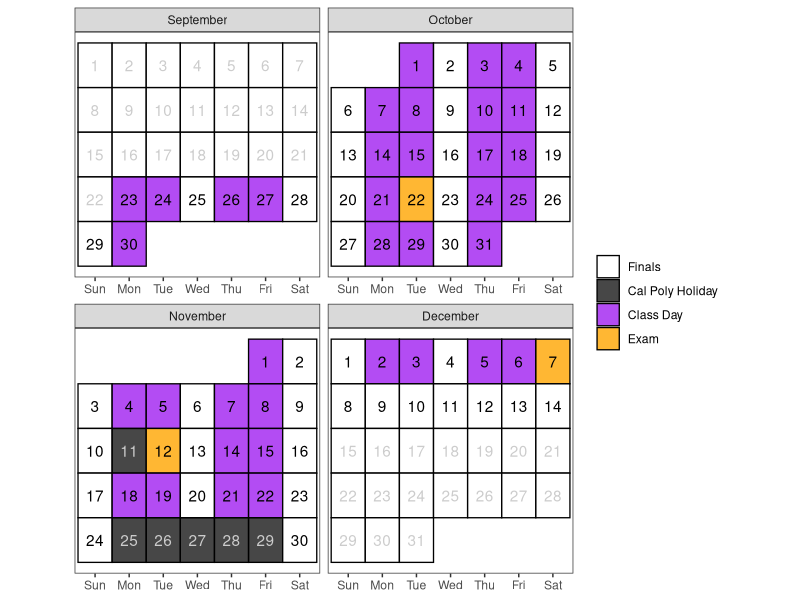
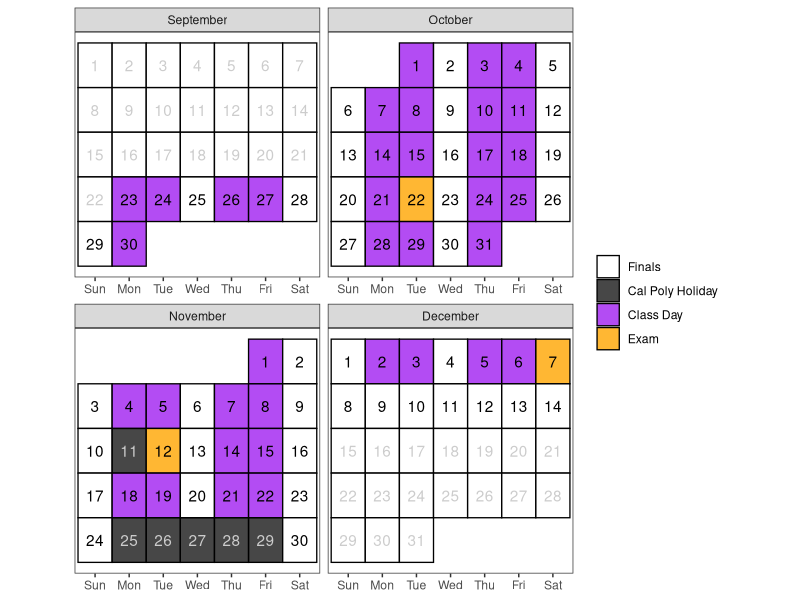
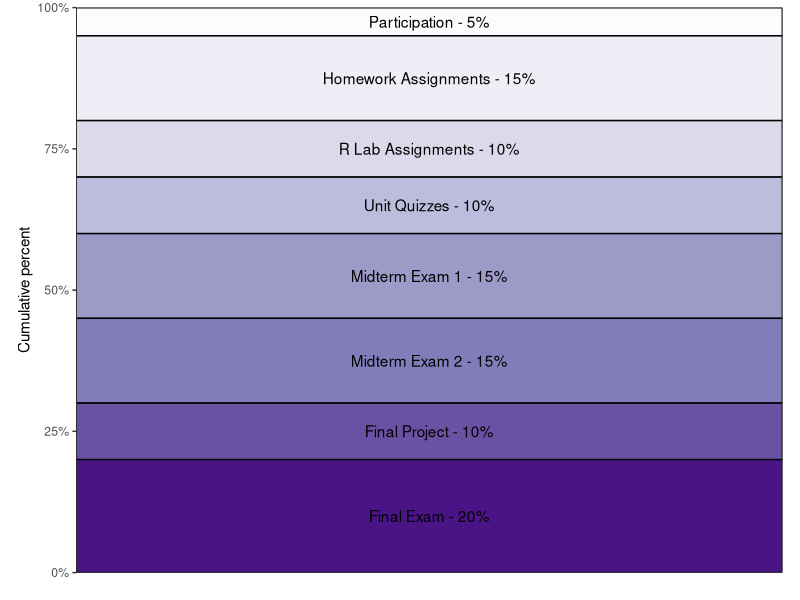

Source code (R) for these figures, in order:
## ---- chunk 1
#| include: false

library(tidyverse)

# Create a calendar for your syllabus ----
# Source: http://svmiller.com/blog/2020/08/a-ggplot-calendar-for-your-semester/

# 1) what is the first Day of the semester?
# Any number of ways to identify dates in R, but we'll use {lubridate} and the ymd() function here.
# Format: YYYYMMDD
semester_dates <- seq(ymd(20240923), ymd(20241214), by=1)
# Weekday(s) of class
class_wdays <- c("Mon", "Tue", "Thu", "Fri")

not_here_dates <- c(
  ymd("20241111"),
  ymd("20241125"),
  ymd("20241126"),
  ymd("20241127"),
  ymd("20241128"),
  ymd("20241129")
  # ymd("20230220")
  # Break
  # seq(ymd(20221120), ymd(20221124), by = 1)
  )

exam_dates <- c(ymd(20241022), 
                ymd(20241112),
                ymd(20241207)
                )

# project_dates <- c(ymd(20221104), ymd(20221205), ymd(20221209))
finals_week <- seq(ymd(20241207), ymd(20241213), by = 1)

# Custom function for treating the first day of the month as the first week 
# of the month up until the first Sunday 
# (unless Sunday was the start of the month)
wom <- function(date) {
    first <- wday(as.Date(paste(year(date), month(date), 1, sep = "-")))
    return((mday(date) + (first - 2)) %/% 7 + 1)
  }
# Create a data frame of dates, assign to Cal
Cal <- tibble(date = seq(ymd(20240901), ymd(20241231), by=1))  |>
  mutate(mon = lubridate::month(date, label = T, abbr = F),
         wkdy = weekdays(date, abbreviate = T),
         wkdy = fct_relevel(wkdy, "Sun", "Mon", "Tue", "Wed", "Thu","Fri","Sat"), # make sure Sunday comes first
         semester = date %in% semester_dates, 
         # project = date %in% project_dates,
         exams = date %in% exam_dates, # is it an exam?
         not_here = date %in% not_here_dates, # is it a day off?
         exam_wk = date %in% finals_week,
         day = lubridate::mday(date), 
         week = wom(date)
         ) |>
  mutate(category = case_when(
    # project ~ "Project",
    exams ~ "Exam",
    not_here ~ "Cal Poly Holiday",
    semester & wkdy %in% class_wdays & !not_here & !exam_wk | date == "2023-01-17" ~ "Class Day",
    semester ~ "Finals",
    TRUE ~ "NA"
  )
  )

class_cal <- Cal |> 
  ggplot(aes(wkdy, week)) +
  theme_bw() +
  theme(aspect.ratio = 1, 
        panel.grid.major.x = element_blank(),
        legend.position = "right",
        legend.title = element_blank(),
        axis.title.y = element_blank(), 
        axis.title.x = element_blank(),
        axis.ticks.y = element_blank(), 
        axis.text.y = element_blank()) +
  geom_tile(alpha=0.8, aes(fill=category), color="black", size=.45) +
  facet_wrap(~mon, scales = "free", ncol=2) +
  geom_text(aes(label = day, color = semester & (!not_here))) +
  # put your y-axis down, flip it, and reverse it
  scale_y_reverse(breaks=NULL) +
  # manually fill scale colors to something you like...
  scale_color_manual(values = c("FALSE" = "grey80", "TRUE" = "black"), guide = "none") + 
  scale_fill_manual(values=c("Class Day"="purple", 
                             "Finals"="white",
                             "Cal Poly Holiday" = "grey10",
                             "NA" = "white", # I like these whited out...
                             "Exam"="orange"),
                    #... but also suppress a label for a non-class semester day
                    breaks=c("Finals", "Cal Poly Holiday", "Class Day","Exam"))
class_cal

exam_days <- filter(Cal, category == "Exam") |>
  dplyr::mutate(topic = c("Midterm Exam 1",
                          "Midterm Exam 2",
                          "Common Final Exam"
                          ),
         time = c("In Class", 
                  "In Class",
                  "TBD"
                  )
         ) |>
  rowwise() |>
  mutate(sem_week = week(date),
         Date = paste(format(date, "%b %e"), sep = ",", collapse = ", "))

# project_days <- filter(Cal, category == "Project") |>
#   mutate(topic = c("Project Proposal Due", "Project Presentation Due", "Project Report Due"),
#          time = c("8pm", "8pm", "8pm")) |>
#   mutate(Date = format(date, "%b %e"),
#          sem_week = week(date))

class_days <- filter(Cal, category %in% c("Class Day")) |>
  mutate(sem_week = week(date)) |>
  group_by(sem_week) |>
  # group_by(sem_week) |>
  summarize(Date = paste(format(date, "%b %e"), sep = ",", collapse = ", ")) |>
  mutate(topic = c(
    "Ch. 1 - Introduction to Statistical Thinking",
    "Ch. 2 - Inference for One Proportion",
    "Ch. 4 - Analysis of a Single Categorical Variable",
    "Ch. 5 - Methods for Two Categorical Variables",
    "Ch. 6 - Methods for Describing a Numerical Variable",
    "Ch. 7 - Inferential Methods for a Single Numerical Variable",
    "Ch. 8 - Comparing a Numerical Variable Across Two Groups",
    "Ch. 9 - Comparing a Numerical Variable Across More than Two Groups",
    "Ch. 10 - Methods for Two Numerical Variables",
    "Final Project")) |>
  # bind_rows(project_days) |>
  bind_rows(exam_days) |>
  arrange(sem_week) |>
  select(Date, Topic = topic)
## ---- chunk 2
#| echo: false
#| eval: true
#| warning: false
#| fig-width: 5
#| fig-height: 5
#| fig-pos: 'H'
#| out-width: 60%
#| fig-align: center
class_cal
## ---- chunk 3
#| echo: false
#| eval: true
#| fig-pos: 'h'
class_days |>
kableExtra::kable(caption = "Tentative schedule of class topics:", format = "simple")
## ---- chunk 4
#| echo: false
#| fig-loc: "H"
#| out-width: 70%
#| fig-align: center
library(RColorBrewer)
pal <- brewer.pal(n = 8, name = "Purples")

grades <- tribble(
  ~category,  ~percent,
  "Participation", 0.05,
  "Homework Assignments", 0.15,
  "R Lab Assignments", 0.10,
  "Unit Quizzes", 0.10,
  "Midterm Exam 1", 0.15, 
  "Midterm Exam 2", 0.15,
  "Final Project", 0.10,
  "Final Exam", 0.20
) |> 
  mutate(category = factor(category, 
                           levels = c(
                             "Participation",
                             "Homework Assignments",
                             "R Lab Assignments",
                             "Unit Quizzes",
                             "Midterm Exam 1",
                             "Midterm Exam 2",
                             "Final Project",
                             "Final Exam")
                           )
         ) |>  
  mutate(
    location = rep(1, 8) 
  )

grades |> 
  ggplot(aes(x = location, y = percent)) +
  geom_col(aes(fill = category), col = 'black') + 
  guides(fill = "none") + 
  geom_text(aes(x = rep(1, 8), 
                label = c(
                  "Participation - 5%",
                  "Homework Assignments - 15%",
                  "R Lab Assignments - 10%",
                  "Unit Quizzes - 10%",
                  "Midterm Exam 1 - 15%",
                  "Midterm Exam 2 - 15%",
                  "Final Project - 10%", 
                  "Final Exam - 20%"
                  ), 
                y = c(0.975, 0.875, 0.75, 0.65, 0.525, 0.375, 0.25, 0.1)
                )
            ) + 
  scale_x_discrete('', expand = c(0,0))+
  scale_y_continuous('Cumulative percent', labels = scales::percent, expand = c(0,0)) +
  theme_test() +
  theme(aspect.ratio = 0.8, axis.text.x = element_blank()) +
  scale_fill_manual(values = pal)
